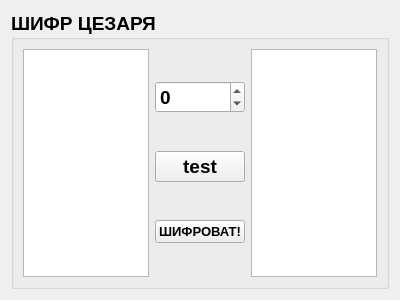
<?xml version="1.0" encoding="UTF-8"?>
<ui version="4.0">
 <class>FormCezar</class>
 <widget class="QWidget" name="FormCezar">
  <property name="geometry">
   <rect>
    <x>0</x>
    <y>0</y>
    <width>400</width>
    <height>300</height>
   </rect>
  </property>
  <property name="windowTitle">
   <string>Form</string>
  </property>
  <layout class="QGridLayout" name="gridLayout">
   <item row="0" column="0">
    <widget class="QGroupBox" name="groupBox">
     <property name="font">
      <font>
       <pointsize>14</pointsize>
       <weight>75</weight>
       <bold>true</bold>
      </font>
     </property>
     <property name="title">
      <string>ШИФР ЦЕЗАРЯ</string>
     </property>
     <layout class="QGridLayout" name="gridLayout_2">
      <item row="0" column="0">
       <widget class="QTextEdit" name="openDataTextEdit"/>
      </item>
      <item row="0" column="1">
       <layout class="QVBoxLayout" name="verticalLayout">
        <item>
         <widget class="QSpinBox" name="spinBox">
          <property name="minimum">
           <number>-26</number>
          </property>
          <property name="maximum">
           <number>26</number>
          </property>
         </widget>
        </item>
        <item>
         <widget class="QPushButton" name="pushButton_2">
          <property name="text">
           <string>test</string>
          </property>
         </widget>
        </item>
        <item>
         <widget class="QPushButton" name="pushButton">
          <property name="font">
           <font>
            <pointsize>10</pointsize>
            <weight>75</weight>
            <bold>true</bold>
           </font>
          </property>
          <property name="text">
           <string>ШИФРОВАТ!</string>
          </property>
         </widget>
        </item>
       </layout>
      </item>
      <item row="0" column="2">
       <widget class="QTextEdit" name="closeDataTextEdit"/>
      </item>
     </layout>
    </widget>
   </item>
  </layout>
 </widget>
 <resources/>
 <connections/>
</ui>
